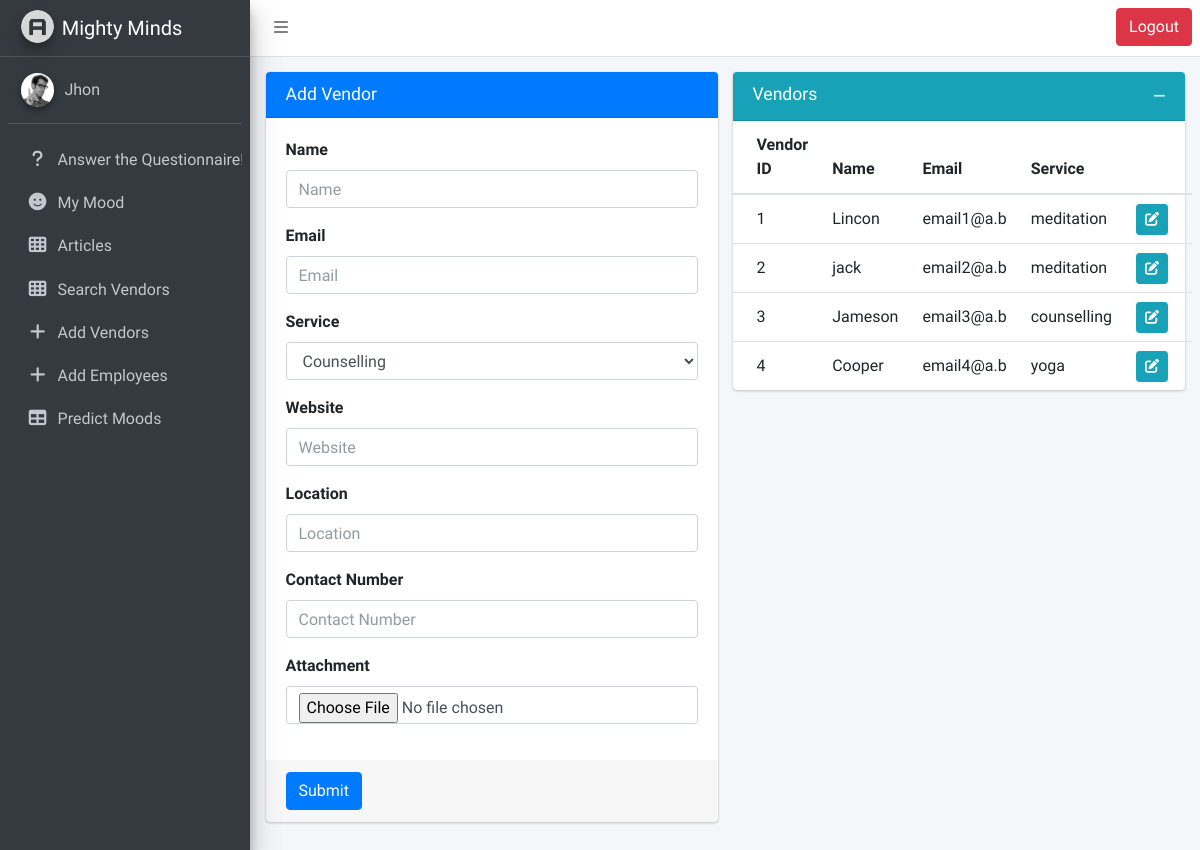
The app's page /addvendors.php (signed in) with its own data.
### tables this page shows
CREATE TABLE `vendor` (
  `ID` int(11) NOT NULL,
  `Name` varchar(225) NOT NULL,
  `Email` varchar(225) NOT NULL,
  `Service` varchar(225) NOT NULL,
  `WebsiteOrSocialMedia` varchar(225) NOT NULL,
  `ContactNumber` varchar(225) NOT NULL,
  `Location` varchar(225) NOT NULL,
  `Attachment` varchar(225) NOT NULL
);

### addvendors.php (the view, shortened to what this page needs)
<?php
include('layout/header.php');
include('layout/navbar.php');
include('layout/sidebar.php');
?>
<div class="content-wrapper">
  <div class="content-header">
    <div class="container-fluid">
      <div class="row">
        <div class="col-md-6">
          <div class="card card-primary">
            <div class="card-header">
              <h3 class="card-title">Add Vendor</h3>
            </div>
            <form method="post" action="includes/AddVendor.include.php" enctype="multipart/form-data">
              <div class="card-body">
                <div class="form-group">
                  <label for="name">Name</label>
                  <input id="name" name="vendorName" type="text" class="form-control" placeholder="Name" required>
                </div>
                <div class="form-group">
                  <label for="email">Email</label>
                  <input id="email" name="email" type="text" class="form-control" placeholder="Email" required>
                </div>
                <div class="form-group">
                  <label for="service">Service</label>
                  <select name="service" class="form-control" id="service">
                    <option value="counselling">Counselling</option>
                  </select>
                </div>
                <div class="form-group">
                  <label for="website">Website</label>
                  <input id="website" name="website" type="text" class="form-control" placeholder="Website">
                </div>
                <div class="form-group">
                  <label for="location">Location</label>
                  <input id="location" name="location" type="text" class="form-control" placeholder="Location">
                </div>
                <div class="form-group">
                  <label for="contactNumber">Contact Number</label>
                  <input id="contactNumber" name="contact" type="text" class="form-control" placeholder="Contact Number">
                </div>
                <div class="form-group">
                      <label for="attachment">Attachment</label>
                      <input type="file" class="form-control"  id="attachment"  name="attachment">
                    </div>
              </div>
              <div class="card-footer">
                <button type="submit" class="btn btn-primary">Submit</button>
              </div>
            </form>
          </div>
        </div>
          <div class="col-md-6">
              <div class="card card-info">
                  <div class="card-header">
                      <h3 class="card-title">Vendors</h3>
                      <div class="card-tools">
                          <button type="button" class="btn btn-tool" data-card-widget="collapse" title="Collapse">
                              <i class="fas fa-minus"></i>
                          </button>
                      </div>
                  </div>
                  <div class="card-body p-0">
                      <table class="table">
                          <thead>
                          <tr>
                              <th>Vendor ID</th>
                              <th>Name</th>
                              <th>Email</th>
                              <th>Service</th>
                              <th></th>
                          </tr>
                          </thead>
                          <tbody>
                          <?php
                          $Database = new Database();
                          $conn = $Database->getConnection();
                          $sq="SELECT * FROM vendor";
                          $result=$conn->query($sq);
                          while ($row=$result->fetch_assoc()) {
                              echo "
               <tr>
               <td>".$row['ID']."</td>
               <td>".$row['Name']."</td>
               <td>".$row['Email']."</td>
               <td>".$row['Service']."</td>
               <td class='text-right py-0 align-middle'>
                 <div class='btn-group btn-group-sm'>
                   <a href='#' class='btn btn-info'><i class='fas fa-edit'></i></a>
                 </div>
               </td>
               ";
                          }
                          ?>
                          </tbody>
                      </table>
                  </div>
              </div>
          </div>
      </div>
    </div>
  </div>
</div>
<?php
include('layout/footer.php');
?>

### records on screen
vendor: ID "1", Name "Lincon", Email "email1@a.b", Service "meditation"
vendor: ID "2", Name "jack", Email "email2@a.b", Service "meditation"
vendor: ID "3", Name "Jameson", Email "email3@a.b", Service "counselling"
vendor: ID "4", Name "Cooper", Email "email4@a.b", Service "yoga"

### other values on screen
$_SESSION['userInfo']['Name'] "Jhon"
